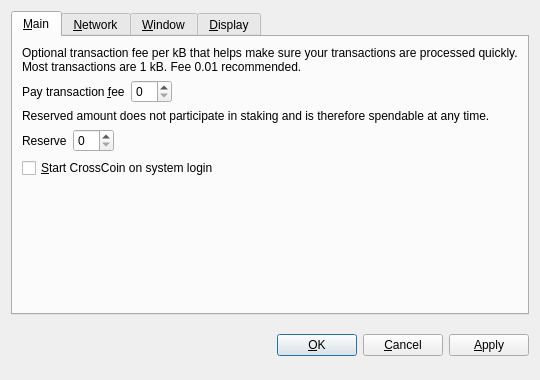
<?xml version="1.0" encoding="UTF-8"?>
<ui version="4.0">
 <class>OptionsDialog</class>
 <widget class="QDialog" name="OptionsDialog">
  <property name="geometry">
   <rect>
    <x>0</x>
    <y>0</y>
    <width>540</width>
    <height>380</height>
   </rect>
  </property>
  <property name="windowTitle">
   <string>Options</string>
  </property>
  <property name="modal">
   <bool>true</bool>
  </property>
  <layout class="QVBoxLayout" name="verticalLayout">
   <item>
    <widget class="QTabWidget" name="tabWidget">
     <property name="tabPosition">
      <enum>QTabWidget::North</enum>
     </property>
     <property name="currentIndex">
      <number>0</number>
     </property>
     <widget class="QWidget" name="tabMain">
      <attribute name="title">
       <string>&amp;Main</string>
      </attribute>
      <layout class="QVBoxLayout" name="verticalLayout_Main">
       <item>
        <widget class="QLabel" name="transactionFeeInfoLabel">
         <property name="text">
          <string>Optional transaction fee per kB that helps make sure your transactions are processed quickly. Most transactions are 1 kB. Fee 0.01 recommended.</string>
         </property>
         <property name="textFormat">
          <enum>Qt::PlainText</enum>
         </property>
         <property name="wordWrap">
          <bool>true</bool>
         </property>
        </widget>
       </item>
       <item>
        <layout class="QHBoxLayout" name="horizontalLayoutFee">
         <item>
          <widget class="QLabel" name="transactionFeeLabel">
           <property name="text">
            <string>Pay transaction &amp;fee</string>
           </property>
           <property name="textFormat">
            <enum>Qt::PlainText</enum>
           </property>
           <property name="buddy">
            <cstring>transactionFee</cstring>
           </property>
          </widget>
         </item>
         <item>
          <widget class="BitcoinAmountField" name="transactionFee"/>
         </item>
         <item>
          <spacer name="horizontalSpacerFee">
           <property name="orientation">
            <enum>Qt::Horizontal</enum>
           </property>
           <property name="sizeHint" stdset="0">
            <size>
             <width>40</width>
             <height>20</height>
            </size>
           </property>
          </spacer>
         </item>
        </layout>
       </item>
       <item>
        <widget class="QLabel" name="reserveBalanceInfoLabel">
         <property name="text">
          <string>Reserved amount does not participate in staking and is therefore spendable at any time.</string>
         </property>
         <property name="textFormat">
          <enum>Qt::PlainText</enum>
         </property>
         <property name="wordWrap">
          <bool>true</bool>
         </property>
        </widget>
       </item>
       <item>
        <layout class="QHBoxLayout" name="horizontalLayoutReserveBalance">
         <item>
          <widget class="QLabel" name="reserveBalanceLabel">
           <property name="text">
            <string>Reserve</string>
           </property>
           <property name="textFormat">
            <enum>Qt::PlainText</enum>
           </property>
           <property name="buddy">
            <cstring>reserveBalance</cstring>
           </property>
          </widget>
         </item>
         <item>
          <widget class="BitcoinAmountField" name="reserveBalance"/>
         </item>
         <item>
          <spacer name="horizontalSpacerReserveBalance">
           <property name="orientation">
            <enum>Qt::Horizontal</enum>
           </property>
           <property name="sizeHint" stdset="0">
            <size>
             <width>40</width>
             <height>20</height>
            </size>
           </property>
          </spacer>
         </item>
        </layout>
       </item>
       <item>
        <widget class="QCheckBox" name="bitcoinAtStartup">
         <property name="toolTip">
          <string>Automatically start CrossCoin after logging in to the system.</string>
         </property>
         <property name="text">
          <string>&amp;Start CrossCoin on system login</string>
         </property>
        </widget>
       </item>
       <item>
        <spacer name="verticalSpacer_Main">
         <property name="orientation">
          <enum>Qt::Vertical</enum>
         </property>
         <property name="sizeHint" stdset="0">
          <size>
           <width>20</width>
           <height>40</height>
          </size>
         </property>
        </spacer>
       </item>
      </layout>
     </widget>
     <widget class="QWidget" name="tabNetwork">
      <attribute name="title">
       <string>&amp;Network</string>
      </attribute>
      <layout class="QVBoxLayout" name="verticalLayout_Network">
       <item>
        <widget class="QCheckBox" name="mapPortUpnp">
         <property name="toolTip">
          <string>Automatically open the CrossCoin client port on the router. This only works when your router supports UPnP and it is enabled.</string>
         </property>
         <property name="text">
          <string>Map port using &amp;UPnP</string>
         </property>
        </widget>
       </item>
       <item>
        <widget class="QCheckBox" name="connectSocks">
         <property name="toolTip">
          <string>Connect to the CrossCoin network through a SOCKS5 proxy (e.g. when connecting through Tor).</string>
         </property>
         <property name="text">
          <string>&amp;Connect through SOCKS5 proxy:</string>
         </property>
        </widget>
       </item>
       <item>
        <layout class="QHBoxLayout" name="horizontalLayout_Network">
         <item>
          <widget class="QLabel" name="proxyIpLabel">
           <property name="text">
            <string>Proxy &amp;IP:</string>
           </property>
           <property name="textFormat">
            <enum>Qt::PlainText</enum>
           </property>
           <property name="buddy">
            <cstring>proxyIp</cstring>
           </property>
          </widget>
         </item>
         <item>
          <widget class="QValidatedLineEdit" name="proxyIp">
           <property name="maximumSize">
            <size>
             <width>140</width>
             <height>16777215</height>
            </size>
           </property>
           <property name="toolTip">
            <string>IP address of the proxy (e.g. 127.0.0.1)</string>
           </property>
          </widget>
         </item>
         <item>
          <widget class="QLabel" name="proxyPortLabel">
           <property name="text">
            <string>&amp;Port:</string>
           </property>
           <property name="textFormat">
            <enum>Qt::PlainText</enum>
           </property>
           <property name="buddy">
            <cstring>proxyPort</cstring>
           </property>
          </widget>
         </item>
         <item>
          <widget class="QLineEdit" name="proxyPort">
           <property name="maximumSize">
            <size>
             <width>55</width>
             <height>16777215</height>
            </size>
           </property>
           <property name="toolTip">
            <string>Port of the proxy (e.g. 9050)</string>
           </property>
          </widget>
         </item>
         <item>
          <spacer name="horizontalSpacer_Network">
           <property name="orientation">
            <enum>Qt::Horizontal</enum>
           </property>
           <property name="sizeHint" stdset="0">
            <size>
             <width>40</width>
             <height>20</height>
            </size>
           </property>
          </spacer>
         </item>
        </layout>
       </item>
       <item>
        <spacer name="verticalSpacer_Network">
         <property name="orientation">
          <enum>Qt::Vertical</enum>
         </property>
         <property name="sizeHint" stdset="0">
          <size>
           <width>20</width>
           <height>40</height>
          </size>
         </property>
        </spacer>
       </item>
      </layout>
     </widget>
     <widget class="QWidget" name="tabWindow">
      <attribute name="title">
       <string>&amp;Window</string>
      </attribute>
      <layout class="QVBoxLayout" name="verticalLayout_Window">
       <item>
        <widget class="QCheckBox" name="minimizeToTray">
         <property name="toolTip">
          <string>Show only a tray icon after minimizing the window.</string>
         </property>
         <property name="text">
          <string>&amp;Minimize to the tray instead of the taskbar</string>
         </property>
        </widget>
       </item>
       <item>
        <widget class="QCheckBox" name="minimizeOnClose">
         <property name="toolTip">
          <string>Minimize instead of exit the application when the window is closed. When this option is enabled, the application will be closed only after selecting Quit in the menu.</string>
         </property>
         <property name="text">
          <string>M&amp;inimize on close</string>
         </property>
        </widget>
       </item>
       <item>
        <spacer name="verticalSpacer_Window">
         <property name="orientation">
          <enum>Qt::Vertical</enum>
         </property>
         <property name="sizeHint" stdset="0">
          <size>
           <width>20</width>
           <height>40</height>
          </size>
         </property>
        </spacer>
       </item>
      </layout>
     </widget>
     <widget class="QWidget" name="tabDisplay">
      <attribute name="title">
       <string>&amp;Display</string>
      </attribute>
      <layout class="QVBoxLayout" name="verticalLayout_Display">
       <item>
        <layout class="QHBoxLayout" name="horizontalLayout_1_Display">
         <item>
          <widget class="QLabel" name="langLabel">
           <property name="text">
            <string>User Interface &amp;language:</string>
           </property>
           <property name="textFormat">
            <enum>Qt::PlainText</enum>
           </property>
           <property name="buddy">
            <cstring>lang</cstring>
           </property>
          </widget>
         </item>
         <item>
          <widget class="QValueComboBox" name="lang">
           <property name="toolTip">
            <string>The user interface language can be set here. This setting will take effect after restarting CrossCoin.</string>
           </property>
          </widget>
         </item>
        </layout>
       </item>
       <item>
        <layout class="QHBoxLayout" name="horizontalLayout_2_Display">
         <item>
          <widget class="QLabel" name="unitLabel">
           <property name="text">
            <string>&amp;Unit to show amounts in:</string>
           </property>
           <property name="textFormat">
            <enum>Qt::PlainText</enum>
           </property>
           <property name="buddy">
            <cstring>unit</cstring>
           </property>
          </widget>
         </item>
         <item>
          <widget class="QValueComboBox" name="unit">
           <property name="toolTip">
            <string>Choose the default subdivision unit to show in the interface and when sending coins.</string>
           </property>
          </widget>
         </item>
        </layout>
       </item>
       <item>
        <widget class="QCheckBox" name="coinControlFeatures">
         <property name="toolTip">
          <string>Whether to show coin control features or not.</string>
         </property>
         <property name="text">
          <string>Display coin &amp;control features (experts only!)</string>
         </property>
        </widget>
       </item>
       <item>
        <widget class="QCheckBox" name="useBlackTheme">
         <property name="text">
          <string>Use black visual theme (requires restart)</string>
         </property>
        </widget>
       </item>
       <item>
        <spacer name="verticalSpacer_Display">
         <property name="orientation">
          <enum>Qt::Vertical</enum>
         </property>
         <property name="sizeHint" stdset="0">
          <size>
           <width>20</width>
           <height>40</height>
          </size>
         </property>
        </spacer>
       </item>
      </layout>
     </widget>
    </widget>
   </item>
   <item>
    <layout class="QHBoxLayout" name="horizontalLayout_Buttons">
     <item>
      <spacer name="horizontalSpacer_1">
       <property name="orientation">
        <enum>Qt::Horizontal</enum>
       </property>
       <property name="sizeHint" stdset="0">
        <size>
         <width>40</width>
         <height>48</height>
        </size>
       </property>
      </spacer>
     </item>
     <item>
      <widget class="QLabel" name="statusLabel">
       <property name="font">
        <font>
         <weight>75</weight>
         <bold>true</bold>
        </font>
       </property>
       <property name="text">
        <string/>
       </property>
       <property name="textFormat">
        <enum>Qt::PlainText</enum>
       </property>
       <property name="wordWrap">
        <bool>true</bool>
       </property>
      </widget>
     </item>
     <item>
      <spacer name="horizontalSpacer_2">
       <property name="orientation">
        <enum>Qt::Horizontal</enum>
       </property>
       <property name="sizeHint" stdset="0">
        <size>
         <width>40</width>
         <height>48</height>
        </size>
       </property>
      </spacer>
     </item>
     <item>
      <widget class="QPushButton" name="okButton">
       <property name="text">
        <string>&amp;OK</string>
       </property>
      </widget>
     </item>
     <item>
      <widget class="QPushButton" name="cancelButton">
       <property name="text">
        <string>&amp;Cancel</string>
       </property>
       <property name="autoDefault">
        <bool>false</bool>
       </property>
      </widget>
     </item>
     <item>
      <widget class="QPushButton" name="applyButton">
       <property name="text">
        <string>&amp;Apply</string>
       </property>
       <property name="autoDefault">
        <bool>false</bool>
       </property>
      </widget>
     </item>
    </layout>
   </item>
  </layout>
 </widget>
 <customwidgets>
  <customwidget>
   <class>BitcoinAmountField</class>
   <extends>QSpinBox</extends>
   <header>bitcoinamountfield.h</header>
  </customwidget>
  <customwidget>
   <class>QValueComboBox</class>
   <extends>QComboBox</extends>
   <header>qvaluecombobox.h</header>
  </customwidget>
  <customwidget>
   <class>QValidatedLineEdit</class>
   <extends>QLineEdit</extends>
   <header>qvalidatedlineedit.h</header>
  </customwidget>
 </customwidgets>
 <resources/>
 <connections/>
</ui>
